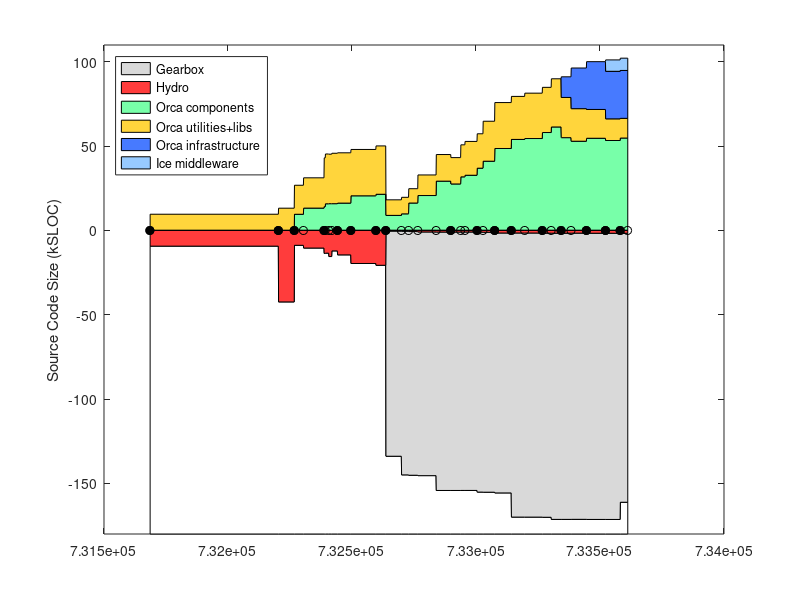

This figure's MATLAB source: (Note: this script raises an error after producing the figure.)
% keep track of orca project size using sloccount
clear all

%%%%%%%%%% DATA %%%%%%%%%%%%%%%%%%%%

% include/* except: include/{Freeze IceSSL IcePatch2}
% src/{Ice Slice IceGrid icecpp IceStorm slice2cpp IceUtil IceBox IceXML}
%  Sice212 = [
%  (7842-1000) + (22093+18419+11499+10568+4392+4200+4252+567+316)
%  ];
%  Sice301 = [
%  (8164-1000) + (23018+19384+19169+10596+4479+4343+4308+622+319)
%  ];
% same as above, but now also add Java:
% src/{IceInternal Ice IceUtil IceBox}
%  Sice310 = [
%  (8810-1200) + (24275+20494+22689+10587+4569+4877+4770+667+319) + (13190+6915+1262+493)
%  ];
%  Sice311 = [
%  (8950-1275) + (24511+20505+22898+10590+4600+4884+4782+683+323) + (13266+6929+1262+504)
%  ];

% it's much easier to count the whole of Ice (we use most of it anyway)
% sloccount include/ src/
% (this does not account for .ice files in [ice]/slice/* but it's a small fraction of total)
% c_count slice/*/*.ice
Sice212 = 133523;
Sice301 = 144513;
Sice310 = 153243;
Sice311 = 154145;
Sice320 = 168475;
Sice321 = 169725;
% sloccount cpp/include/ cpp/src/
Sice330 = 159523;

% indeces
iyy=1;
imm=2;
idd=3;
iver=4;
isub=5;
ibase=6;
icomp=7;
iutil=8;
iad=9;
icrp=10;

% the old way to count lines in *.ice files:
% rename them to *.cpp like this:
% $cd src/interfaces/slice/orca; for file in *; do mv $file `echo $file | sed s/.ice/.cpp/`; done
Sorca = [ ...
% YY    MM  DD  ?   SUB     BASE    COMP   UTILS   A&D  COMMON  VERSION
% 0.8.6: a single distro, divide in halves arbitrarily
2003     4  14  1   0       18930/2 18930/2  0      0   0    % 0.8.6 (last change in doc/ChangeLog
% BASE: orca-base
% COMP: sloccount orca-components/src/components
% UTIL: slocc orca-components/src/util
2004     9  13  1   0       42543   13047   0       0   0   % 0.11.0
2004    11  16  1   0       8963    17208   9441    0   0   % 0.12.0
2004    12  23  0   0       10596   17965   13094   0   0   % 0.12.1
2005     3  16  1   0       13767   28881   14005   0   0   % 0.13.0
2005     3  21  0   0       13620   29524   15665   0   0   % 0.13.1
2005     4   4  0   0       15630   29345   15727   0   0   % 0.13.2
2005     4  16  0   0       12283   29897   15724   0   0   % 0.13.3
2005     5   9  1   0       14639   29838   16056   0   0   % 0.14.0
2005     7   2  1   0       19751   27479   20395   0   0   % 0.15.0
2005    10  11  1   0       20818   28675   21303   0   0   % 1.0.0
% BASE: c_count src/interfaces/slice/orca/*.ice
% COMP: sloccount src/components
% UTIL: sloccount src/utils
2005    11  20  1   Sice212 530    9226         8781        0    0   % 2.0.0-rc1
2006     1  22  0   Sice301 596    9801         9695        0    0   % 2.0.0-rc2
% UTIL-IN-COMP: sloccount components/log* 
% COMP: sloccount components MINUS UTIL-IN-COMP
% UTIL: sloccount utils PLUS UTIL-IN-COMP
2006     2  20  0   Sice301 813    9867-1372    14734+1372  0    0  % 2.0.0-rc3
% UTIL-IN-COMP: sloccount components/orcaview* components/log*
2006     3  29  0   Sice301 1052   14625-2421   18131+2421  0    0  % 2.0.0-rc4
2006     6  11  0   Sice310 1116   19999-4215   24867+4215  0    0  % 2.0.0-rc5  
2006     8   9  1   Sice310 1116   19979-4348   23066+4348  0    0  % 2.0.0
2006     9  18  0   Sice310 1094   19317-329    31304+329   0    0  % 2.0.1
2006    10   5  0   Sice310 1094   20384-329    32255+329   0    0  % 2.0.2
2006    11  23  1   Sice311 1178   21408-1001   35768+1001  0    0  % 2.1.0
% BASE: c_count src/interfaces/slice/orca/*.ice
% COMP: sloccount src/components
% UTIL: sloccount src/utils src/libs
2006    12  17  0   Sice311 1240    23701   40914  0     0 % 2.1.1
2007     2   2  1   Sice311 1671    27238   48446  0     0 % 2.2.0
2007     4  10  1   Sice320 1671    25512   53828  0     0 % 2.3.0
2007     6   3  0   Sice320 1682    26905   54359  0     0 % 2.4.0
2007     8  13  1   Sice320 1772    26795   57918  0     0 % 2.5.0
2007     9  18  0   Sice321 1787    28573   61216  0     0 % 2.6.0
% A&D: Hydro: sloccount src
2007    10  28  1   Sice321 1787    23840   54879  12251  0     % 2.7.0
2007    12   7  0   Sice321 1750    19312   52762  24104  0     % 2.8.0
2008     2   7  1   Sice321 1811    17083   54520  28341  0     % 2.9.0
% COMMON: Gearbox: sloccount src
% YY    MM  DD  ?   SUB     BASE    COMP    UTILS  A&D   COMMON VERSION
2008     4  24  1   Sice321 1825    12851   53186  28196  6750  % 2.10.0 (G 1.0.0)
2008     6  22  1   Sice330 1819    11680   54648  28410  7277  % 2.11.0 (G 1.1.0)
];
Vorca ={'0.8.6', '0.11.0', '0.12.0', '0.12.1', '0.13.0', '0.13.1', '0.13.2', '0.13.3', '0.14.0', '0.15.0', '1.0.0', ...
    '2.0.0-rc1', '2.0.0-rc2', '2.0.0-rc3', '2.0.0-rc4', '2.0.0-rc5', '2.0.0', '2.0.1', '2.0.2', '2.1.0', '2.1.1', ...
    '2.2.0', '2.3.0', '2.4.0', '2.5.0', '2.6.0', '2.7.0', '2.8.0', '2.9.0', '2.10.0', '2.11.0' }';

% add a dummy release just for display
Sorca(end+1,:) = Sorca(end,:);
Sorca(end,imm) = Sorca(end,imm)+1;
Sorca(end,iver) = 0;
Vorca{end+1} = 'dummy';

% convert dates
Torca = datenum(Sorca(:,iyy),Sorca(:,imm),Sorca(:,idd));

% 2nd digit releases
i2 = (Sorca(:,iver)==1);
Torca2 = Torca(i2);
Vorca2 = Vorca(i2);

% for comparison, ASN
%  Sasn = 90433;

Sgenom = [
% YY    MM  DD  ? SUB   BASE    COMP    UTIL    VERSION
% SUB : cd pocolibs-2.3; sloccount include src
% BASE: cd genom-2.0; sloccount include src
% COMP: 0
% UTIL: 0 
2007    8   31  1  9786    11368   0   0       % 2.0
];

Splayer = [ 
% YY    MM  DD  ?   SUB     BASE                COMP       UTIL  VERSION
% BASE: (server-drivers)+client_libs
% COMP: drivers + utils
2002    12 04   1  0    (17331-12037)+9188      12037+2685 0    % 1.3.1
2003    7  15   1  0    (30452-24334)+12458     24334+3064 0    % 1.4-rc1
2003    12 07   1  0    (37378-30947)+13110     30947+9633 0    % 1.4-rc2
2004    5  31   1  0    (49225-42643)+13664     42643+3550 0    % 1.5
2004    11 12   1  0    (50758-43190)+13545     43190+4479 0    % 1.6
2005    1  31   0  0    (52069-44517)+13576     44517+4662 0    % 1.6.2
2005    7  28   0  0    (53348-45686)+14300     45686+5188 0    % 1.6.5
% BASE: (libplayercore-./bindings) + client_libs + (libplayertcp-./bindings)
% note: libplayerxdr is autogenerated
% COMP: server + utils
2005    10 25   0  0    (4866-0)+7560+(1391-0)  46474+5725  0   % 2.0pre7
% SUB : 0
% BASE: sloccount libplayercore client_libs libplayertcp 
%           MINUS sloccount libplayercore/bindings/ libplayertcp/bindings
% note: libplayerxdr is autogenerated
% COMP: sloccount server 
% UTIL: sloccount utils PLUS stage/src
% YY    MM  DD  ?   SUB     BASE                COMP       UTIL  VERSION
2006    2  28   1  0    63992-47749-1291        54704       0     % 2.0.0
2006    3  25   1  0    65606-48912-1291        53033       0     % 2.0.1
2006    6   9   1  0    69083-51546-1319        61421       0     % 2.0.2
2006    9  26   1  0    69388-51546-1319        64088       13606       % 2.0.3
2007    5   2   1  0    69602-51686-1359        58396       9589+13606  % 2.0.4
2007   12  13   1  0    34980-2039              74385       11417+15464 % 2.1.0rc1
2008    6  20   1  0    25068-109               85020       12150+15464 % 2.1.0
];
Tplayer = datenum(Splayer(:,1),Splayer(:,2),Splayer(:,3));

Saria = [
% YY    MM  DD  ? SUB   BASE    COMP    UTIL    VERSION
% SUB : 0
% BASE: sloccount ArNetworking/include/ ArNetworking/src/
% COMP: sloccount include src
% UTIL: 0 
2007    2   20  1  0    15854   45965   0       % 2.5.1
];

Scarmen = [
% YY    MM  DD  ?   SUB     BASE    COMP                    UTIL   VERSION
% SUB : cd src; sloccount ipc
% BASE: sloccount carmenpp global java python
% COMP: sloccount src MINUS all other
% UTIL: sloccount logger logtools mapeditor param_daemon robotgui simulator 
2007    8   15  1  24965    12032   107745-24965-12032-19629  19629   % 0.6.7
];

Sorocos = [
% YY    MM  DD  ?   SUB     BASE    COMP                        UTIL   VERSION
% SUB : cd ACE_wrappers; sloccount ace PLUS sloccount TAO/tao/
% BASE: ?
% LIBS: sloccount orocos-bfl-[VERSION]-src/src PLUS sloccount kdl-[VERSION]/kdl
% COMP: sloccount orocos-rtt-[VERSION]/src PLUS cd orocos-ocl-[VERSION]; sloccount hardware motion_control
% UTIL: cd orocos-ocl-[VERSION]; sloccount taskbrowser signals deployment reporting viewer ocl 
2007    8   15  1  160300+237011   0   (7767+12865)+(48971+20068)    5104   % ace-5.5, tao-1.5, rtt-1.2.1, bfl-0.6.1, kdl-0.4, ocl-0.4.1
];

Syarp = [
% YY    MM  DD  ?   SUB  BASE     COMP       UTIL   VERSION
% SUB : 0
% BASE: sloccount libYARP_OS libYARP_OS_compat
% COMP: sloccount yarpdev libYARP_dev libYARP_math libYARP_sig libYARP_sig_compat 
% UTIL: sloccount yarp-imageviewer modules
2007    7   26  1  0     21633   23528    1613   % 2.1.6
];

% YY    MM  DD  ?   SUB  BASE     COMP       UTIL
% SUB : 0
% BASE: 0
% COMP: sloccount . (matlab files will not be counted)
% UTIL: 0
Sopenslam = [
2007    8   16  1   0    0        23719      0
];

%%%%%%%%%% PLOTTING %%%%%%%%%%%%%%%%%%%%

Smax = 180;
d0 = [Torca Torca+1]'; d0=d0(:); d0(1)=[];
d1 = Smax-Sorca(:,isub)-Sorca(:,ibase); d1 = [d1 d1]'; d1=d1(:); d1(end)=[];
d2 = Sorca(:,isub); d2 = [d2 d2]'; d2=d2(:); d2(end)=[];
d3 = Sorca(:,ibase); d3 = [d3 d3]'; d3=d3(:); d3(end)=[];
d4 = Sorca(:,icomp); d4 = [d4 d4]'; d4=d4(:); d4(end)=[];
d5 = Sorca(:,iutil); d5 = [d5 d5]'; d5=d5(:); d5(end)=[];
d6 = Sorca(:,iad); d6 = [d6 d6]'; d6=d6(:); d6(end)=[];
d7 = Sorca(:,icrp); d7 = [d7 d7]'; d7=d7(:); d7(end)=[];

figure(1), clf
ha=area( d0, [d1 d2 d3 d5 d4 d6 d7]/1e3, -Smax ); hold on
plot( Torca, 0*Torca, 'k-o' )
h2=plot( Torca2, 0*Torca2, 'ko' );
set(h2,'markerfacecolor','k')
ylabel('Source Code Size (kSLOC)')

% colors
white = 1*[1 1 1];
gray = .85*[1 1 1];
red = min(255,[255 0 0]+60)/255;
orange = min(255,[255 153 0]+60)/255;
green = min(255,[60 255 109]+60)/255;
dblue = min(255,[51 102 255]+20)/255;
lblue = min(255,[51 102 255]+100)/255;

set(ha(1),'facecolor', white);
set(ha(2),'facecolor', gray);
set(ha(3),'facecolor', red);
set(ha(4),'facecolor', green);
set(ha(5),'facecolor', orange);
set(ha(6),'facecolor', dblue);
set(ha(7),'facecolor', lblue);
ha(1)=[];
legend(fliplr(ha),'Gearbox','Hydro','Orca components','Orca utilities+libs','Orca infrastructure','Ice middleware', 'Location','NorthWest')
%  xlim(datenum([2004;2005],[7;7],[1;1]) )
ylim([-Smax 110])
ax=axis;
%  xlim( [ax(1) datenum([2006 12 31])] )
ax=axis;
% label releases
mark('x', Torca2 )
i2odd = (1:2:length(Torca2));
ht = text(Torca2(i2odd)+5,.04*ax(4)*ones(length(i2odd),1),Vorca2(i2odd));
set(ht,'fontsize',8)
i2even = (2:2:length(Torca2));
ht = text(Torca2(i2even)+5,.08*ax(4)*ones(length(i2even),1),Vorca2(i2even));
set(ht,'fontsize',8)
datetick( 'x', 12 )
hp = plot( Tplayer, -Splayer(:,ibase)/1e3, 'k--o', Tplayer, Splayer(:,icomp)/1e3, 'k--o' );
set(hp, 'color', .5*[1 1 1] )
hpt = text( Tplayer(2), -Splayer(2,ibase)/1e3-8, 'Player infrastructure');
set(hpt, 'color', .5*[1 1 1] )
hpt = text( Tplayer(2), (Splayer(2,icomp)+Splayer(2,iutil))/1e3-5, 'Player "components+utils"');
set(hpt, 'color', .5*[1 1 1] )
%mark('y', Dasn(1,1)/1e3 );
%text( datenum([2003 5 1]), Dasn(1,1)/1e3, 'ASN')
xlabel('Releases')
title('http://orca-robotics.sf.net')

ht=text(datenum(2003,7,1),-Smax+15, '*   generated using David A. Wheeler`s SLOCCount' );
set(ht,'fontsize',8)
ht=text(datenum(2003,7,1),-Smax+5, '** see data in [ORCA]/scripts/matlab/sloccount/slocs.m' );
set(ht,'fontsize',8)

xlim( [ax(1) datenum([2008 9 1])] )
